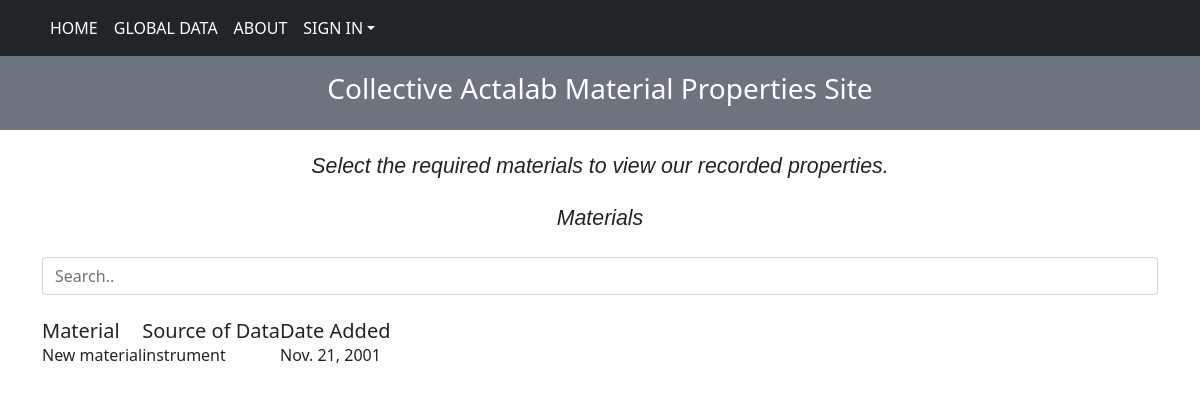
Page /materials_list/ on the committed database.
### blog/models.py (models this page shows, shortened)
class MaterialList(models.Model):
    material = models.CharField(max_length=250)
    source_of_data = models.CharField("Source of Data", max_length=250)
    date_added = models.DateField("Material Created On (YYYY-MM-DD)")
    class Meta:
        verbose_name_plural = 'Actalab Materials'

### blog/views.py (the view)
# urls.py: path("materials_list/", MaterialsListView.as_view(),
class MaterialsListView(TemplateView):
    template_name = "materialslist.html"
    def get_context_data(self, **kwargs):
        context = super().get_context_data(**kwargs)
        context['material_list'] = MaterialList.objects.all()
        return context

### blog/templates/materialslist.html (shortened to what this page needs)
<!doctype html>
<html lang="en">
  <head>
    <link rel="stylesheet" href="https://stackpath.bootstrapcdn.com/bootstrap/4.3.1/css/bootstrap.min.css">
    <link rel="stylesheet" href="https://use.fontawesome.com/releases/v5.6.3/css/all.css">
    <link rel="stylesheet" href="https://unpkg.com/bootstrap-table@1.18.3/dist/bootstrap-table.min.css">
  </head>
  <body>
    {% include 'navbar.html' %}
    <div class="description_class">
      <h2 id="description"> Select the required materials to view our recorded properties.</h2>
    </div>
    <div class = "home_body_div container">
        <div class="table_heading">
          <p id="description" >Materials</p>
        </div>
        <input class="form-control" id="myInput" type="text" placeholder="Search.."><br>
    <table
    id="table"
    data-toggle="table"
    data-filter-control="true"
    >
                      <thead class="thead-dark">
                    <tr id='tableHeader'>
                    <th  data-field="material" class="h5" data-sortable="true" > Material </th>
                    <th  data-field="source-of-data" class="h5" data-sortable="true">  Source of Data </th>
                    <th  data-field="data-added" class="h5" data-sortable="true">  Date Added </th>
                    </tr>
                </thead>
      <tbody id="myTable">
                {% for i in material_list %}
                <tr>
                  <td>{{i.material}}</td>
                  <td>{{i.source_of_data}}</td>
                  <td>{{i.date_added}}</td>
                </tr>
                  {% endfor %}
                </tbody>
    </table>
  </body>
</html>

### blog/templates/navbar.html (style rules this page uses)
* { margin: 0; padding: 0; }
#description { margin: 2%; font-family: Arial, Helvetica, sans-serif; font-weight: 100; font-size: 16pt; text-align: center; font-style: italic; }

### rows in the picture
MaterialList: material "New material", source_of_data "instrument", date_added "Nov. 21, 2001"
